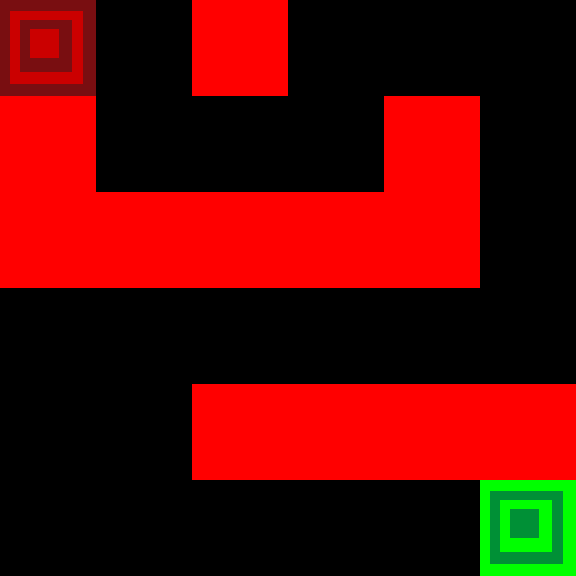

This game map was drawn from its Tiled (.tmx) file and the tilesets committed beside it. A one-line description and the trimmed map source follow:
An orthogonal 6x6 tile map with 96x96 px tiles, 1 tile layer (Tile Layer 1).

<map version="1.0" orientation="orthogonal" renderorder="right-down" width="6" height="6" tilewidth="96" tileheight="96" nextobjectid="1">
 <tileset firstgid="1" name="tiles" tilewidth="96" tileheight="96">
  <tile id="0">
   <image width="96" height="96" source="start.png" />
  </tile>
  <tile id="1">
   <image width="96" height="96" source="end.png" />
  </tile>
  <tile id="2">
   <image width="96" height="96" source="obstacle.png" />
  </tile>
 </tileset>
 <layer name="Tile Layer 1" width="6" height="6">
  <data>[36 cells, 14 non-empty, 3 distinct tile ids]</data>
 </layer>
</map>
